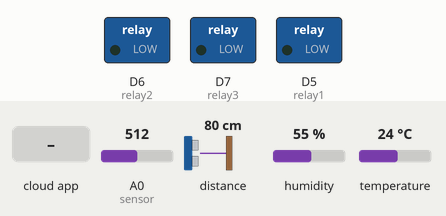
Bench run of a sketch on a simulated ESP8266 (NodeMCU). Shown: switched loads named in the sketch (green lamp = pin HIGH). The inputs (shaded band) are chosen by the test bench; at power-on: A0 (sensor) = 512, distance to the obstacle 80 cm, humidity 55 %, temperature 24 °C. The echo pulse lasts 58.3 µs per cm; WiFi joins after 1.5 s; servers stay silent unless stated; the Firebase database answers and starts empty; what the sketch prints to the serial monitor is not drawn.

Above: at 3.4 s.
3.5 s: the phone or cloud app sets relay1 to 1
At 4.4 s:
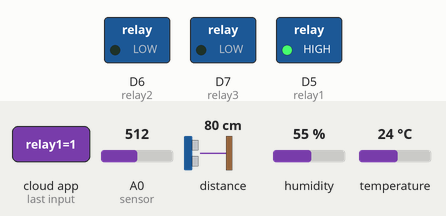
5.4 s: the phone or cloud app sets relay2 to 1
At 6.5 s:
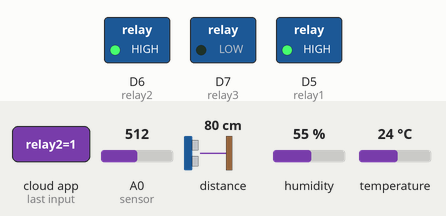
7.0 s: the phone or cloud app sets relay3 to 1
At 8.3 s:
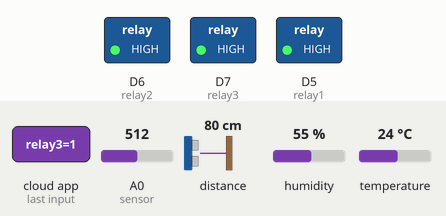
8.7 s: the phone or cloud app sets relay2 to 0
At 10.9 s:
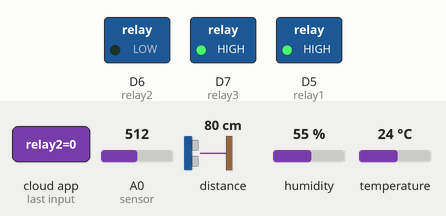
11.6 s: the phone or cloud app sets relay1 to 0
At 13.7 s:
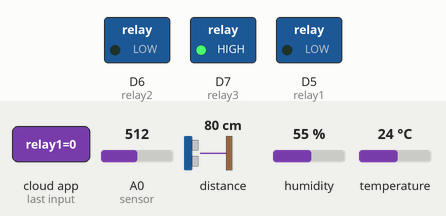
14.5 s: the phone or cloud app sets relay2 to 1
At 15.8 s:
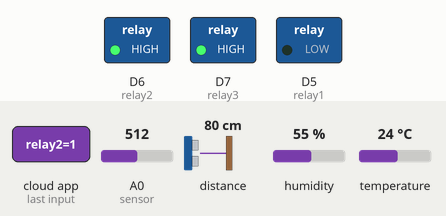
Timing chart, 0 to 17.1 s (numbered marks = the images above; inputs shaded):
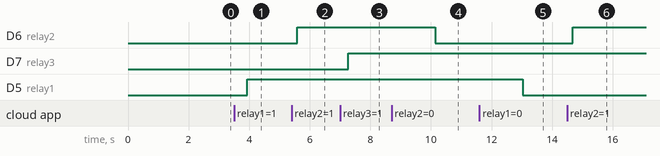

Measured:
- after the input at 3.5 s, D5 (relay1): LOW → HIGH after 0.43 s
- after the input at 5.4 s, D6 (relay2): LOW → HIGH after 0.19 s
- after the input at 7.0 s, D7 (relay3): LOW → HIGH after 0.26 s
- after the input at 8.7 s, D6 (relay2): HIGH → LOW after 1.4 s
- after the input at 11.6 s, D5 (relay1): HIGH → LOW after 1.4 s
- after the input at 14.5 s, D6 (relay2): LOW → HIGH after 0.18 s

The sketch:

Latihan_6_POST_To_FIrebase.ino
```cpp
#include <ESP8266WiFi.h>
#include <FirebaseArduino.h>
#include <DHT.h>
#include <NewPing.h>

#define TRIGGER_PIN  D2
#define ECHO_PIN     D3
#define MAX_DISTANCE 50

NewPing cm(TRIGGER_PIN, ECHO_PIN, MAX_DISTANCE);


// Set these to run example.
#define FIREBASE_HOST "iwanduinobot9.firebaseio.com"
#define FIREBASE_AUTH "bWU63XRZT55sryuJaJZDeEzdOxzEHj60aFL9gmcn"
#define WIFISSID "DILo Bogor" // Assign your WiFi SSID
#define PASSWORD  "DILo Bogor" // Assign your WiFi password

#define DHTPIN D1
#define DHTTYPE DHT11

DHT dht(DHTPIN, DHTTYPE);

const int relay1 = D5;
const int relay2 = D6;
const int relay3 = D7;
const int sensor = A0;
/****************************************
 * Main Functions
 ****************************************/
void setup() {
  Serial.begin(115200);
  dht.begin();
  pinMode(relay1, OUTPUT);
  pinMode(relay2, OUTPUT);
  pinMode(relay3, OUTPUT);
  pinMode(sensor, INPUT);

  WiFi.begin(WIFISSID, PASSWORD);
  Serial.print("connecting");
  while (WiFi.status() != WL_CONNECTED) {
    Serial.print(".");
    delay(500);
  }
  Serial.println();
  Serial.print("connected: ");
  Serial.println(WiFi.localIP());

  Firebase.begin(FIREBASE_HOST, FIREBASE_AUTH);
  Firebase.set("relay1", 0);
  Firebase.set("relay2", 0);
  Firebase.set("relay3", 0);


  Firebase.set("cahaya", 0);
  Firebase.set("Jarak", 0);

}

void loop() {
  digitalWrite(relay1, Firebase.getInt("relay1"));
  digitalWrite(relay2, Firebase.getInt("relay2"));
  digitalWrite(relay3, Firebase.getInt("relay3"));

  int cahaya=analogRead(sensor);
  int jarak=cm.ping_cm();
  float suhu = dht.readTemperature();
  float kelembaban = dht.readHumidity();

  //POST DATA SERIAL
  Serial.print("SUHU :");Serial.print(suhu);Serial.print(" | ");
  Serial.print("KELEMBABAN :");Serial.print(kelembaban);Serial.print(" | ");
  Serial.print("CAHAYA :");Serial.print(cahaya);Serial.print(" | ");
  Serial.print("JARAK :");Serial.print(jarak);Serial.print(" | ");
  Serial.print("RELAY 1 :");Serial.print(Firebase.getInt("relay1"));Serial.print(" | ");
  Serial.print("RELAY 2 :");Serial.print(Firebase.getInt("relay2"));Serial.print(" | ");
  Serial.print("RELAY 3 :");Serial.print(Firebase.getInt("relay3"));
  Serial.println();
  //POST DATA CLOUD
  Firebase.setFloat("suhu", suhu);
  Firebase.setFloat("kelembaban", kelembaban);
  Firebase.setFloat("cahaya", cahaya);
  Firebase.setFloat("Jarak", jarak);
 // delay(500);
}
```
